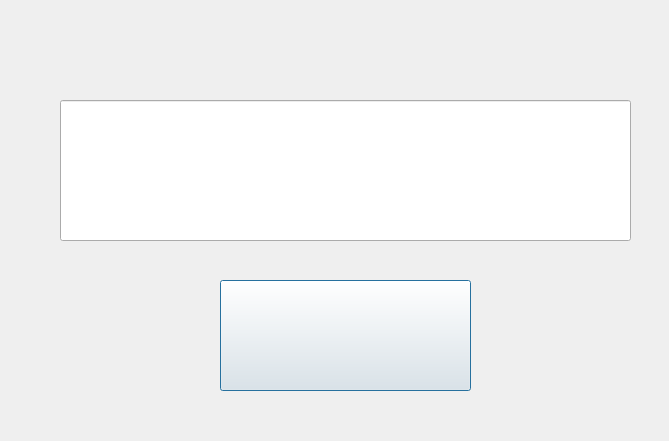
<?xml version="1.0" encoding="UTF-8"?>
<ui version="4.0">
 <class>PagePassWord</class>
 <widget class="QDialog" name="PagePassWord">
  <property name="geometry">
   <rect>
    <x>0</x>
    <y>0</y>
    <width>669</width>
    <height>441</height>
   </rect>
  </property>
  <property name="windowTitle">
   <string>Dialog</string>
  </property>
  <property name="styleSheet">
   <string notr="true">border-image: url(:/new/prefix1/image_passwork.jpg);</string>
  </property>
  <widget class="QLineEdit" name="lineEdit">
   <property name="geometry">
    <rect>
     <x>60</x>
     <y>100</y>
     <width>571</width>
     <height>141</height>
    </rect>
   </property>
   <property name="font">
    <font>
     <pointsize>40</pointsize>
    </font>
   </property>
   <property name="styleSheet">
    <string notr="true">border-image: url(:/new/prefix1/desktop.ini);</string>
   </property>
  </widget>
  <widget class="QPushButton" name="OK">
   <property name="geometry">
    <rect>
     <x>220</x>
     <y>280</y>
     <width>251</width>
     <height>111</height>
    </rect>
   </property>
   <property name="font">
    <font>
     <pointsize>50</pointsize>
    </font>
   </property>
   <property name="styleSheet">
    <string notr="true">border-image: url(:/new/prefix1/ok-button-hi.png);</string>
   </property>
   <property name="text">
    <string/>
   </property>
  </widget>
 </widget>
 <resources/>
 <connections/>
</ui>
